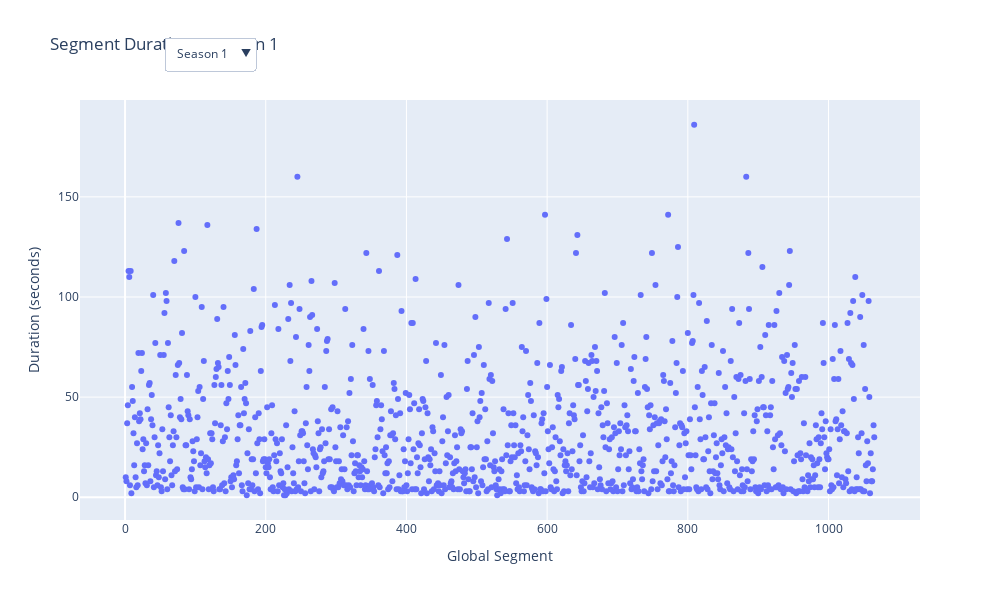

Notebook source saved alongside this figure:
### Markdown cell above
# SEGMENT 🧩 DURATION 🕰️

### Code cell
import pandas as pd
import plotly.graph_objects as go

# Group your data by season
seasons = sorted(df['season'].unique())
fig = go.Figure()

# Create one trace per season, initially only show the first
for i, season in enumerate(seasons):
    season_df = df[df['season'] == season]
    visible = (i == 0)  # Only first season is visible by default

    fig.add_trace(go.Scatter(
        x=season_df["global_segment"],
        y=season_df["duration"],
        mode="markers",
        name=f"Season {season}",
        visible=visible,
        customdata=season_df[['global_segment', 'duration']].values,
            hovertemplate=(
                "location: %{x}<br>" +
                "Global segment: %{customdata[0]}<br>" +
                "Duration: %{customdata[1]} seconds<br>" +
                "<extra></extra>"  # hides the trace name in the tooltip
    )))

# Create dropdown buttons
dropdown_buttons = [
    dict(
        label=f"Season {season}",
        method="update",
        args=[
            {"visible": [i == j for j in range(len(seasons))]},
            {"title": f"Segment Duration – Season {season}"}
        ]
    )
    for i, season in enumerate(seasons)
]

# Add dropdown to layout
fig.update_layout(
    updatemenus=[dict(
        active=0,
        buttons=dropdown_buttons,
        x=0.1,
        y=1.15,
        xanchor='left',
        yanchor='top'
    )],
    xaxis_title="Global Segment",
    yaxis_title="Duration (seconds)",
    title=f"Segment Duration – Season {seasons[0]}",
    width=1000,
    height=600
)


fig.show()

### Figure 1 — Plotly figure (JSON) as saved in the notebook; plotly's stock layout.template omitted (floating-point values rounded to 4 significant figures; data arrays with more than 128 entries replaced by an {"elided": "..."} marker saying what was removed)
{"data": [{"customdata": {"elided": "1065x2 float values"}, "hovertemplate": "location: %{x}<br>Global segment: %{customdata[0]}<br>Duration: %{customdata[1]} seconds<br><extra></extra>", "mode": "markers", "name": "Season 1", "type": "scatter", "visible": true, "x": {"elided": "1065 int values"}, "y": {"elided": "1065 float values"}}, {"customdata": {"elided": "971x2 float values"}, "hovertemplate": "location: %{x}<br>Global segment: %{customdata[0]}<br>Duration: %{customdata[1]} seconds<br><extra></extra>", "mode": "markers", "name": "Season 2", "type": "scatter", "visible": false, "x": {"elided": "971 int values"}, "y": {"elided": "971 float values"}}, {"customdata": {"elided": "970x2 float values"}, "hovertemplate": "location: %{x}<br>Global segment: %{customdata[0]}<br>Duration: %{customdata[1]} seconds<br><extra></extra>", "mode": "markers", "name": "Season 3", "type": "scatter", "visible": false, "x": {"elided": "970 int values"}, "y": {"elided": "970 float values"}}, {"customdata": {"elided": "993x2 float values"}, "hovertemplate": "location: %{x}<br>Global segment: %{customdata[0]}<br>Duration: %{customdata[1]} seconds<br><extra></extra>", "mode": "markers", "name": "Season 4", "type": "scatter", "visible": false, "x": {"elided": "993 int values"}, "y": {"elided": "993 float values"}}, {"customdata": {"elided": "1094x2 float values"}, "hovertemplate": "location: %{x}<br>Global segment: %{customdata[0]}<br>Duration: %{customdata[1]} seconds<br><extra></extra>", "mode": "markers", "name": "Season 5", "type": "scatter", "visible": false, "x": {"elided": "1094 int values"}, "y": {"elided": "1094 float values"}}, {"customdata": {"elided": "1130x2 float values"}, "hovertemplate": "location: %{x}<br>Global segment: %{customdata[0]}<br>Duration: %{customdata[1]} seconds<br><extra></extra>", "mode": "markers", "name": "Season 6", "type": "scatter", "visible": false, "x": {"elided": "1130 int values"}, "y": {"elided": "1130 float values"}}], "layout": {"height": 600, "title": {"text": "Segment Duration – Season 1"}, "updatemenus": [{"active": 0, "buttons": [{"args": [{"visible": [true, false, false, false, false, false]}, {"title": "Segment Duration – Season 1"}], "label": "Season 1", "method": "update"}, {"args": [{"visible": [false, true, false, false, false, false]}, {"title": "Segment Duration – Season 2"}], "label": "Season 2", "method": "update"}, {"args": [{"visible": [false, false, true, false, false, false]}, {"title": "Segment Duration – Season 3"}], "label": "Season 3", "method": "update"}, {"args": [{"visible": [false, false, false, true, false, false]}, {"title": "Segment Duration – Season 4"}], "label": "Season 4", "method": "update"}, {"args": [{"visible": [false, false, false, false, true, false]}, {"title": "Segment Duration – Season 5"}], "label": "Season 5", "method": "update"}, {"args": [{"visible": [false, false, false, false, false, true]}, {"title": "Segment Duration – Season 6"}], "label": "Season 6", "method": "update"}], "x": 0.1, "xanchor": "left", "y": 1.15, "yanchor": "top"}], "width": 1000, "xaxis": {"title": {"text": "Global Segment"}}, "yaxis": {"title": {"text": "Duration (seconds)"}}}}
